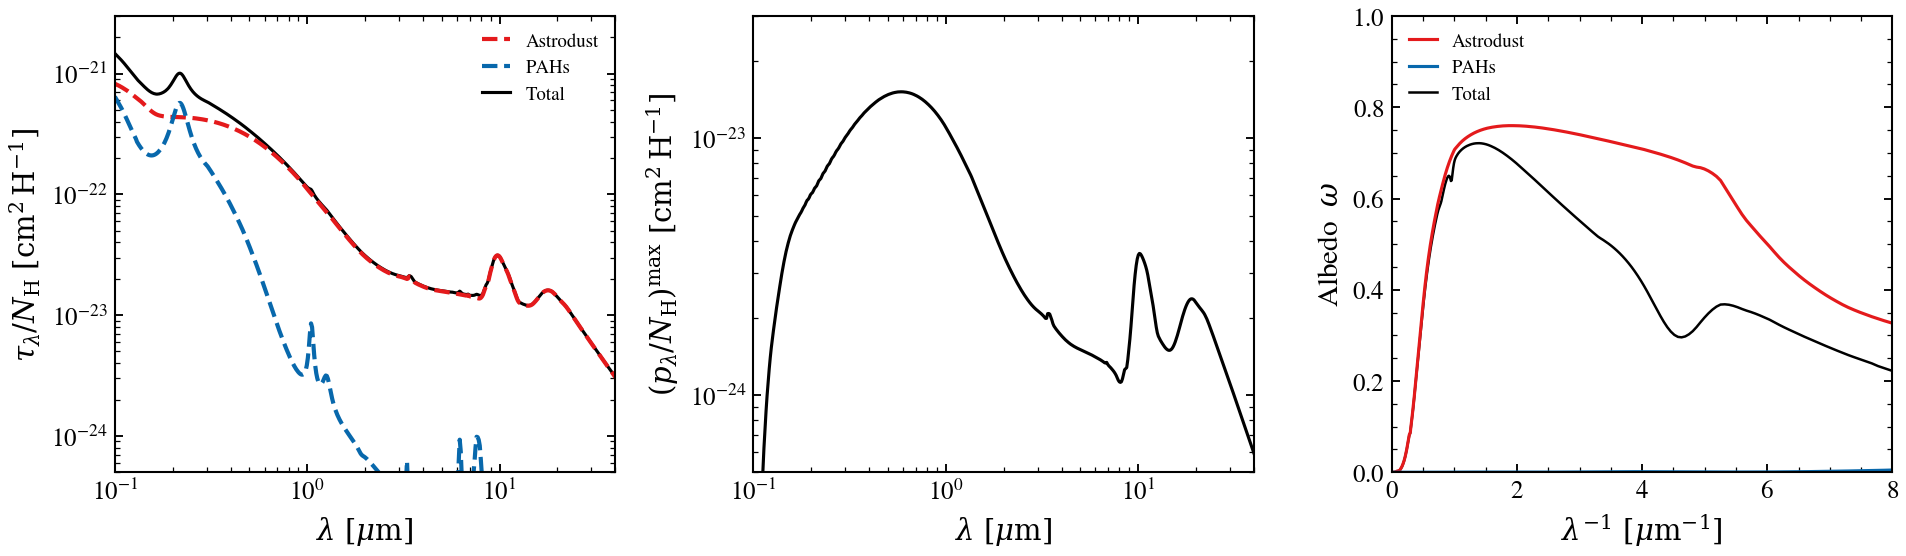

Python code for this plot:
r"""
Astrodust+PAH extinction, scattering, and albedo
================================================

Extinction opacity, polarized extinction, and single-scattering albedo for
the Hensley & Draine 2023 fiducial size distribution.
"""

import os

os.environ["TF_CPP_MIN_LOG_LEVEL"] = "2"  # suppress XLA/PjRt C++ INFO+WARNING logs

import warnings

import h5py
import matplotlib.pyplot as plt
import numpy as np

from tengri import data_path
from tengri.analysis.plotting import setup_style

setup_style()
warnings.filterwarnings("ignore", message=".*BakedInBackend.*")
warnings.filterwarnings("ignore", message=".*deprecated.*")

with h5py.File(data_path("astrodust_templates.h5"), "r") as f:
    ext = np.asarray(f["extinction"])
    scatt = np.asarray(f["scattering"])
    extpol = np.asarray(f["polarized_extinction"])

wave_um = ext[:, 0]
tau_Ad = ext[:, 1]
tau_PAH = ext[:, 2]
tau_total = ext[:, 3]
sca_Ad = scatt[:, 1]
sca_PAH = scatt[:, 2]
pol_Ad_max = extpol[:, 1]

fig, (ax1, ax2, ax3) = plt.subplots(1, 3, figsize=(13, 4))

ax1.plot(wave_um, tau_Ad, color="#e41a1c", ls="--", label="Astrodust")
ax1.plot(wave_um, tau_PAH, color="#0868ac", ls="--", label="PAHs")
ax1.plot(wave_um, tau_total, color="k", lw=1.5, label="Total", zorder=0)
ax1.set(
    xscale="log",
    yscale="log",
    xlabel=r"$\lambda\ [\mu\mathrm{m}]$",
    ylabel=r"$\tau_\lambda/N_{\rm H}\ [\mathrm{cm}^2\,\mathrm{H}^{-1}]$",
    xlim=(0.1, 40.0),
    ylim=(5.0e-25, 3.0e-21),
)
ax1.legend(loc="upper right", frameon=False, fontsize=9)

ax2.plot(wave_um, pol_Ad_max, color="k", lw=1.5)
ax2.set(
    xscale="log",
    yscale="log",
    xlabel=r"$\lambda\ [\mu\mathrm{m}]$",
    ylabel=r"$(p_\lambda/N_{\rm H})^{\rm max}\ [\mathrm{cm}^2\,\mathrm{H}^{-1}]$",
    xlim=(0.1, 40.0),
    ylim=(5.0e-25, 3.0e-23),
)

with np.errstate(invalid="ignore", divide="ignore"):
    albedo_Ad = np.where(tau_Ad > 0, sca_Ad / tau_Ad, np.nan)
    albedo_PAH = np.where(tau_PAH > 0, sca_PAH / tau_PAH, np.nan)
    sca_total = scatt[:, 3]
    albedo_total = np.where(tau_total > 0, sca_total / tau_total, np.nan)
inv_lam = 1.0 / wave_um
ax3.plot(inv_lam, albedo_Ad, color="#e41a1c", lw=1.5, label="Astrodust")
ax3.plot(inv_lam, albedo_PAH, color="#0868ac", lw=1.5, label="PAHs")
ax3.plot(inv_lam, albedo_total, color="k", lw=1.2, label="Total", zorder=0)
ax3.set(
    xlabel=r"$\lambda^{-1}\ [\mu\mathrm{m}^{-1}]$",
    ylabel="Albedo  $\\omega$",
    xlim=(0.0, 8.0),
    ylim=(0.0, 1.0),
)
ax3.legend(loc="upper left", frameon=False, fontsize=9)

fig.tight_layout()
plt.savefig("plot_astrodust_hd23_06_extinction_and_scattering.png", dpi=150, bbox_inches="tight")
